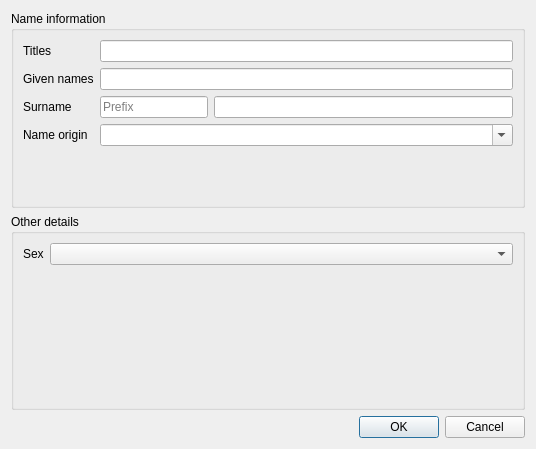
<?xml version="1.0" encoding="UTF-8"?>
<ui version="4.0">
 <class>NewPersonEditorForm</class>
 <widget class="QDialog" name="NewPersonEditorForm">
  <property name="geometry">
   <rect>
    <x>0</x>
    <y>0</y>
    <width>536</width>
    <height>449</height>
   </rect>
  </property>
  <property name="windowTitle">
   <string>Dialog</string>
  </property>
  <layout class="QVBoxLayout" name="verticalLayout">
   <item>
    <widget class="QGroupBox" name="nameGroupBox">
     <property name="title">
      <string>Name information</string>
     </property>
     <layout class="QFormLayout" name="formLayout">
      <item row="0" column="0">
       <widget class="QLabel" name="titleLabel">
        <property name="text">
         <string>Titles</string>
        </property>
        <property name="buddy">
         <cstring>titles</cstring>
        </property>
       </widget>
      </item>
      <item row="0" column="1">
       <widget class="QLineEdit" name="titles"/>
      </item>
      <item row="1" column="0">
       <widget class="QLabel" name="givenNamesLabel">
        <property name="text">
         <string>Given names</string>
        </property>
        <property name="buddy">
         <cstring>givenNames</cstring>
        </property>
       </widget>
      </item>
      <item row="1" column="1">
       <widget class="QLineEdit" name="givenNames"/>
      </item>
      <item row="2" column="0">
       <widget class="QLabel" name="surnameLabel">
        <property name="text">
         <string>Surname</string>
        </property>
        <property name="buddy">
         <cstring>surname</cstring>
        </property>
       </widget>
      </item>
      <item row="2" column="1">
       <layout class="QHBoxLayout" name="horizontalLayout" stretch="0,1">
        <item>
         <widget class="QLineEdit" name="prefix">
          <property name="placeholderText">
           <string>Prefix</string>
          </property>
         </widget>
        </item>
        <item>
         <widget class="QLineEdit" name="surname"/>
        </item>
       </layout>
      </item>
      <item row="3" column="0">
       <widget class="QLabel" name="originLabel">
        <property name="text">
         <string>Name origin</string>
        </property>
        <property name="buddy">
         <cstring>origin</cstring>
        </property>
       </widget>
      </item>
      <item row="3" column="1">
       <widget class="QComboBox" name="origin">
        <property name="editable">
         <bool>true</bool>
        </property>
       </widget>
      </item>
     </layout>
    </widget>
   </item>
   <item>
    <widget class="QGroupBox" name="otherGroupBox">
     <property name="title">
      <string>Other details</string>
     </property>
     <property name="flat">
      <bool>false</bool>
     </property>
     <layout class="QFormLayout" name="formLayout_2">
      <item row="0" column="0">
       <widget class="QLabel" name="sexLabel">
        <property name="text">
         <string>Sex</string>
        </property>
       </widget>
      </item>
      <item row="0" column="1">
       <widget class="QComboBox" name="sexBomboBox"/>
      </item>
     </layout>
    </widget>
   </item>
   <item>
    <widget class="QDialogButtonBox" name="dialogButtons">
     <property name="orientation">
      <enum>Qt::Orientation::Horizontal</enum>
     </property>
     <property name="standardButtons">
      <set>QDialogButtonBox::StandardButton::Cancel|QDialogButtonBox::StandardButton::Ok</set>
     </property>
    </widget>
   </item>
  </layout>
 </widget>
 <resources/>
 <connections>
  <connection>
   <sender>dialogButtons</sender>
   <signal>accepted()</signal>
   <receiver>NewPersonEditorForm</receiver>
   <slot>accept()</slot>
   <hints>
    <hint type="sourcelabel">
     <x>248</x>
     <y>254</y>
    </hint>
    <hint type="destinationlabel">
     <x>157</x>
     <y>274</y>
    </hint>
   </hints>
  </connection>
  <connection>
   <sender>dialogButtons</sender>
   <signal>rejected()</signal>
   <receiver>NewPersonEditorForm</receiver>
   <slot>reject()</slot>
   <hints>
    <hint type="sourcelabel">
     <x>316</x>
     <y>260</y>
    </hint>
    <hint type="destinationlabel">
     <x>286</x>
     <y>274</y>
    </hint>
   </hints>
  </connection>
 </connections>
</ui>
